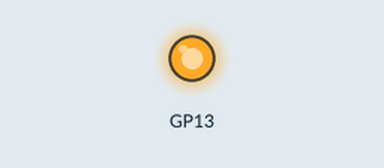
Simulated run of this sketch. Board: Raspberry Pi Pico. Shown: output pins drawn as LEDs (lit = HIGH). What the sketch prints to the serial monitor is not drawn.

Above: at 0.1 s.
Timing chart, 0 to 1.6 s (numbered marks = the images above):
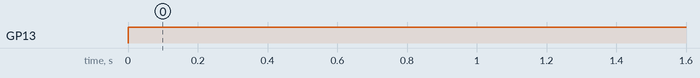

The sketch:

HC-10_test.ino
```cpp
void setup() {
  // put your setup code here, to run once:
  pinMode(13,OUTPUT);
  Serial.begin(9600);


  Serial1.begin(9600);
  Serial1.setTX(1);
  Serial1.setRX(0);


}

void loop() {
  // put your main code here, to run repeatedly:


  Serial.println(Serial1.read());
  digitalWrite(13,HIGH);
  delay(500);


}
```

Measured:
- by itself, GP13: LOW → HIGH at 0.00 s
